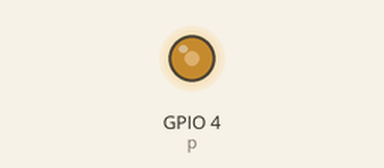
A program run on a simulated Raspberry Pi (BCM pin numbers). Parts: output pins drawn as LEDs (lit = HIGH). At 1.0 s the program stops and its outputs stay as they are.

Above: at 0.1 s.
At 1.1 s:
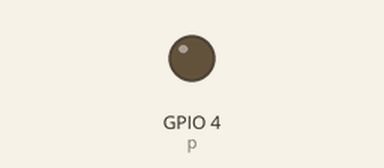
Timing chart, 0 to 2.5 s (numbered marks = the images above):
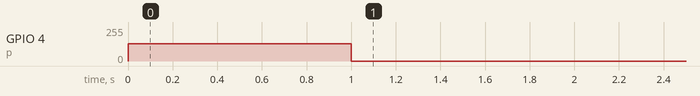

Measured:
- by itself, GPIO 4 (p): 0/255 → 128/255 at 0.00 s, → 0/255 1.0 s later

The program:

kill_motore.py
```python
#!/usr/bin/env python
#-*- coding: utf-8 -*-
import RPi.GPIO as GPIO
import sys
import time

GPIO.setmode(GPIO.BCM)
GPIO.setup(4,GPIO.OUT)

p=GPIO.PWM(4,500)


p.start(50)
time.sleep(1)
p.stop()
GPIO.cleanup()
```
